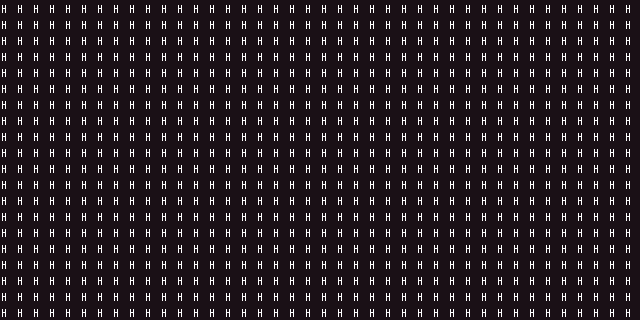

Tiled map render using the project's own tile images. Description and the whole map definition, tile-layer contents included, below:
An orthogonal 40x20 tile map with 16x16 px tiles, 1 tile layer (prototype).

<map version="1.10" tiledversion="1.10.2" orientation="orthogonal" renderorder="right-down" width="40" height="20" tilewidth="16" tileheight="16" infinite="0" nextlayerid="9" nextobjectid="1">
 <tileset firstgid="103" source="TangerineTavernPNG_PetricakeGames.tsx" />
 <layer id="1" name="prototype" width="40" height="20">
  <data encoding="csv">
211,211,211,211,211,211,211,211,211,211,211,211,211,211,211,211,211,211,211,211,211,211,211,211,211,211,211,211,211,211,211,211,211,211,211,211,211,211,211,211,
211,211,211,211,211,211,211,211,211,211,211,211,211,211,211,211,211,211,211,211,211,211,211,211,211,211,211,211,211,211,211,211,211,211,211,211,211,211,211,211,
211,211,211,211,211,211,211,211,211,211,211,211,211,211,211,211,211,211,211,211,211,211,211,211,211,211,211,211,211,211,211,211,211,211,211,211,211,211,211,211,
211,211,211,211,211,211,211,211,211,211,211,211,211,211,211,211,211,211,211,211,211,211,211,211,211,211,211,211,211,211,211,211,211,211,211,211,211,211,211,211,
211,211,211,211,211,211,211,211,211,211,211,211,211,211,211,211,211,211,211,211,211,211,211,211,211,211,211,211,211,211,211,211,211,211,211,211,211,211,211,211,
211,211,211,211,211,211,211,211,211,211,211,211,211,211,211,211,211,211,211,211,211,211,211,211,211,211,211,211,211,211,211,211,211,211,211,211,211,211,211,211,
211,211,211,211,211,211,211,211,211,211,211,211,211,211,211,211,211,211,211,211,211,211,211,211,211,211,211,211,211,211,211,211,211,211,211,211,211,211,211,211,
211,211,211,211,211,211,211,211,211,211,211,211,211,211,211,211,211,211,211,211,211,211,211,211,211,211,211,211,211,211,211,211,211,211,211,211,211,211,211,211,
211,211,211,211,211,211,211,211,211,211,211,211,211,211,211,211,211,211,211,211,211,211,211,211,211,211,211,211,211,211,211,211,211,211,211,211,211,211,211,211,
211,211,211,211,211,211,211,211,211,211,211,211,211,211,211,211,211,211,211,211,211,211,211,211,211,211,211,211,211,211,211,211,211,211,211,211,211,211,211,211,
211,211,211,211,211,211,211,211,211,211,211,211,211,211,211,211,211,211,211,211,211,211,211,211,211,211,211,211,211,211,211,211,211,211,211,211,211,211,211,211,
211,211,211,211,211,211,211,211,211,211,211,211,211,211,211,211,211,211,211,211,211,211,211,211,211,211,211,211,211,211,211,211,211,211,211,211,211,211,211,211,
211,211,211,211,211,211,211,211,211,211,211,211,211,211,211,211,211,211,211,211,211,211,211,211,211,211,211,211,211,211,211,211,211,211,211,211,211,211,211,211,
211,211,211,211,211,211,211,211,211,211,211,211,211,211,211,211,211,211,211,211,211,211,211,211,211,211,211,211,211,211,211,211,211,211,211,211,211,211,211,211,
211,211,211,211,211,211,211,211,211,211,211,211,211,211,211,211,211,211,211,211,211,211,211,211,211,211,211,211,211,211,211,211,211,211,211,211,211,211,211,211,
211,211,211,211,211,211,211,211,211,211,211,211,211,211,211,211,211,211,211,211,211,211,211,211,211,211,211,211,211,211,211,211,211,211,211,211,211,211,211,211,
211,211,211,211,211,211,211,211,211,211,211,211,211,211,211,211,211,211,211,211,211,211,211,211,211,211,211,211,211,211,211,211,211,211,211,211,211,211,211,211,
211,211,211,211,211,211,211,211,211,211,211,211,211,211,211,211,211,211,211,211,211,211,211,211,211,211,211,211,211,211,211,211,211,211,211,211,211,211,211,211,
211,211,211,211,211,211,211,211,211,211,211,211,211,211,211,211,211,211,211,211,211,211,211,211,211,211,211,211,211,211,211,211,211,211,211,211,211,211,211,211,
211,211,211,211,211,211,211,211,211,211,211,211,211,211,211,211,211,211,211,211,211,211,211,211,211,211,211,211,211,211,211,211,211,211,211,211,211,211,211,211
</data>
 </layer>
</map>
